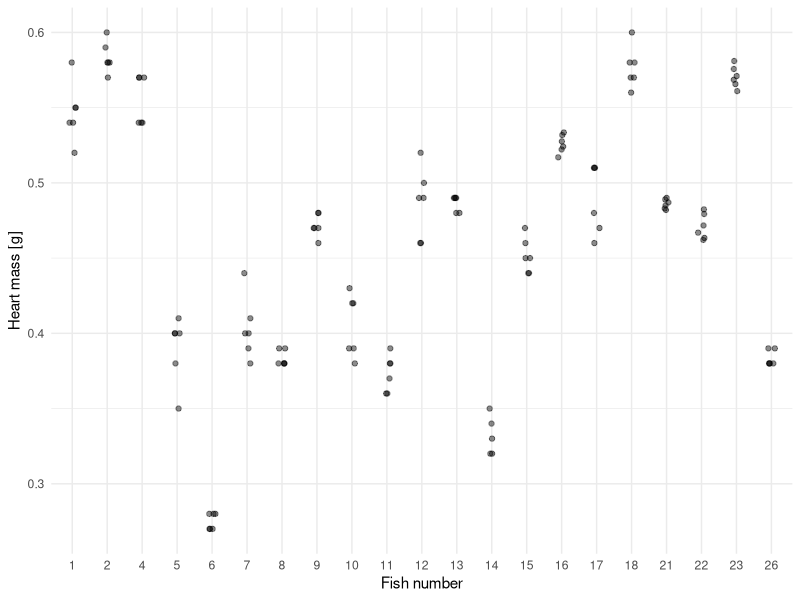
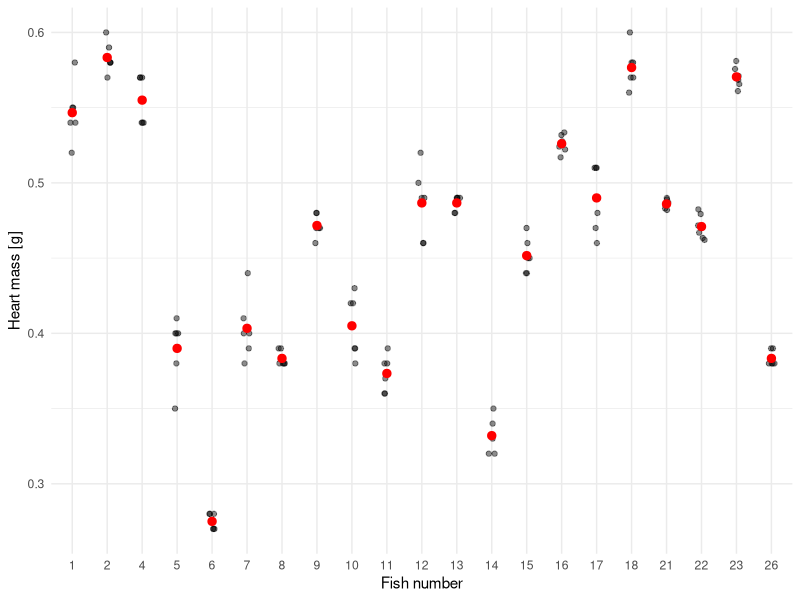
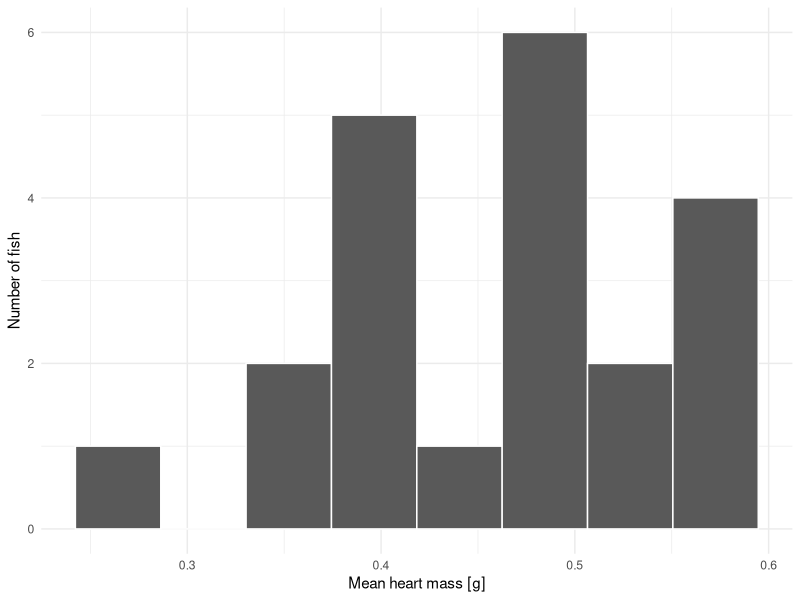

R code for these plots, in order:
## ---- chunk 1
#| message: false
library("readxl")
library("dplyr")
library("ggplot2")
## ---- chunk 2
heart_raw <- read_excel(
  "fish-heart-weight.xlsx",
  sheet = "fish-weight"
)

heart_raw
## ---- chunk 3
heart <- heart_raw |>
  select(fish_number, observation) |>
  rename(heart_mass_g = observation)

heart
## ---- chunk 4
sort(unique(heart$fish_number))
## ---- chunk 5
#| include: false
chosen_fish <- 12
## ---- chunk 6
chosen_measurements <- heart |>
  filter(fish_number == chosen_fish)

chosen_measurements
## ---- chunk 7
chosen_summary <- chosen_measurements |>
  summarise(
    n_measurements = n(),
    mean_mass = mean(heart_mass_g),
    sd_mass = sd(heart_mass_g),
    variance_mass = var(heart_mass_g)
  )

chosen_summary
## ---- chunk 8
fish_summary <- heart |>
  group_by(fish_number) |>
  summarise(
    n_measurements = n(),
    mean_mass = mean(heart_mass_g),
    sd_mass = sd(heart_mass_g),
    variance_mass = var(heart_mass_g)
  )

fish_summary
## ---- chunk 9
class_summary <- fish_summary |>
  summarise(
    n_fish = n(),
    class_mean_mass = mean(mean_mass),
    class_sd_mass = sd(mean_mass),
    class_variance_mass = var(mean_mass)
  )

class_summary
## ---- chunk 10
heart |>
  ggplot(
    aes(
      x = factor(fish_number),
      y = heart_mass_g
    )
  ) +
  geom_jitter(
    width = 0.10,
    height = 0,
    alpha = 0.45
  ) +
  labs(
    x = "Fish number",
    y = "Heart mass [g]"
  ) +
  theme_minimal()
## ---- chunk 11
heart |>
  ggplot(
    aes(
      x = factor(fish_number),
      y = heart_mass_g
    )
  ) +
  geom_jitter(
    width = 0.10,
    height = 0,
    alpha = 0.45
  ) +
  # ---- Add this block to show the fish means ----
  geom_point(
    data = fish_summary,
    aes(y = mean_mass),
    colour = "red",
    size = 2.5
  ) +
  # ---- End of the added block ----
  labs(
    x = "Fish number",
    y = "Heart mass [g]"
  ) +
  theme_minimal()
## ---- chunk 12
fish_summary |>
  ggplot(aes(x = mean_mass)) +
  geom_histogram(
    bins = 8,
    colour = "white"
  ) +
  labs(
    x = "Mean heart mass [g]",
    y = "Number of fish"
  ) +
  theme_minimal()
